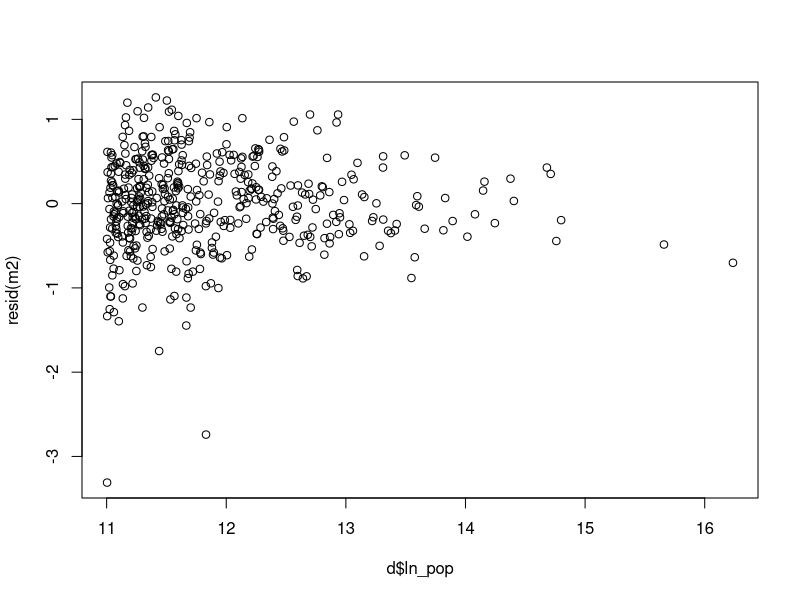

R code for this plot:
library(sandwich)
library(lmtest)
d <- read.csv("dados/final/base_final.csv", fileEncoding = "UTF-8-BOM")
d$ln_taxa <- log(d$taxa_homicidio)
d$ln_dens <- log(d$densidade)
d$uf <- substr(as.character(d$cod7), 1, 2)
f <- ln_taxa ~ gini + desocupacao + anos_estudo_esperados + ln_renda_pc + pct_jovens_homens + pct_urbano + ln_pop + ln_dens
m1 <- lm(f, d)
m2 <- update(m1, . ~ . + d_norte + d_nordeste + d_sul + d_centro_oeste)
coeftest(m1, vcov = vcovHC(m1, type = "HC3"))
coeftest(m2, vcov = vcovHC(m2, type = "HC3"))
coeftest(m2, vcov = vcovHC(m2, type = "HC1"))
coeftest(m2, vcov = vcovCL(m2, cluster = d$uf))
bptest(m2)
bptest(m2, ~ ln_pop, data = d)
cd <- cooks.distance(m2)
d[order(cd, decreasing = TRUE)[1:6], c("municipio", "regiao", "pop_total", "obitos_3anos", "taxa_homicidio")]
plot(d$ln_pop, resid(m2))
exp(0.01 * coef(m2)["gini"]) - 1
summary(m1)$r.squared
summary(m2)$r.squared
d$res <- resid(m2)
bptest(m2, ~ log(obitos_3anos), data = d)
tapply(d$res, d$uf, mean)
sd(d$gini)
quantile(d$gini, c(0.25, 0.75))
sum(cd > 4 / nrow(d))
